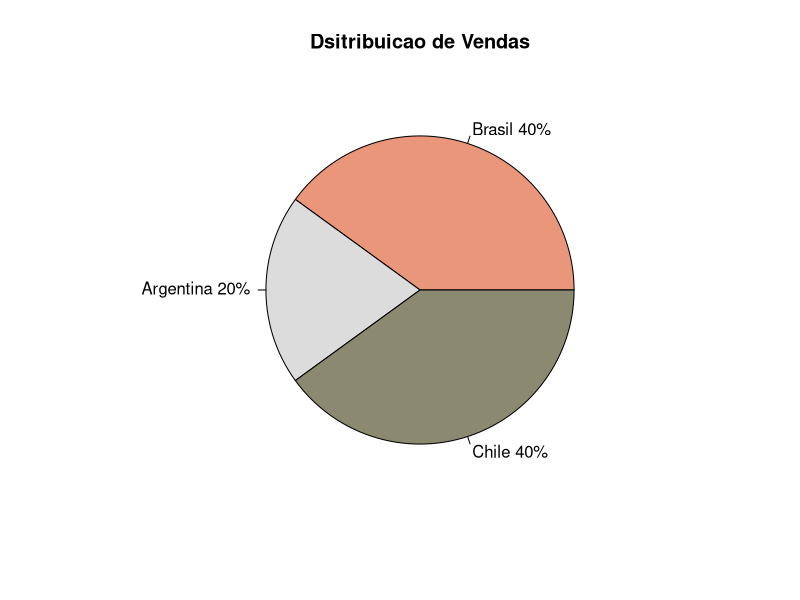
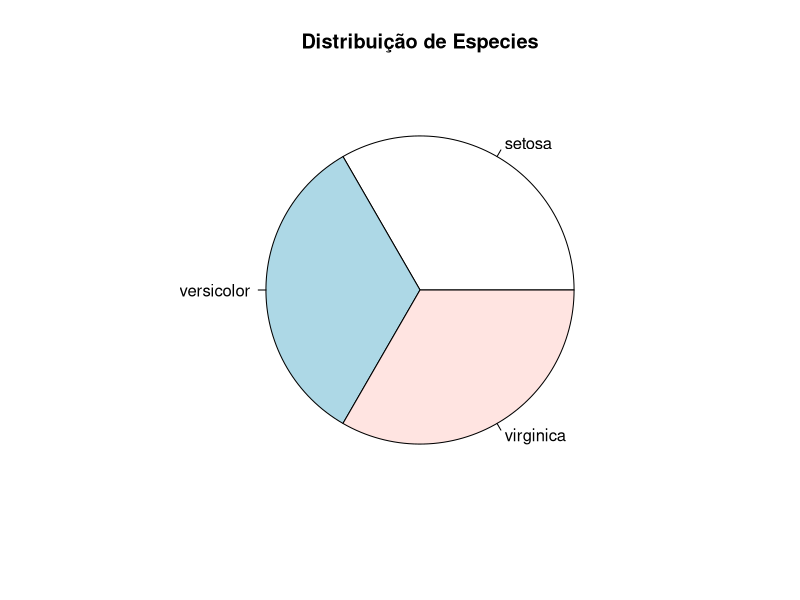
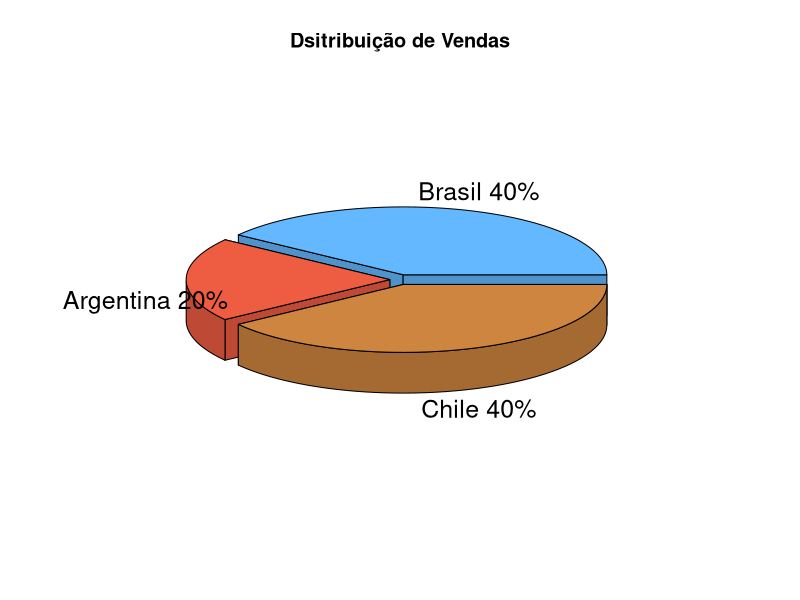

The R script that drew these images, in order:
# Graficos de Pizza

?pie

# Criando as fatias
fatias = c(40, 20, 40)

# Nomeando os labels
paises = c("Brasil", "Argentina", "Chile")

# Unindo paises e fatias
paises = paste(paises, fatias)

# Especificar os labéus
paises = paste(paises, "%", sep = "")

colors()

# Construindo um grafico
pie(fatias, labels = paises,
    col=c("darksalmon", "gainsboro", "lemonchiffon4"), 
    main ="Dsitribuicao de Vendas")


# Trabalhando com dataframes
?iris
attach(iris)
Values = table(Species) 
labels = paste(names(Values))
pie(Values, labels = labels, main = "Distribuição de Especies")


# 3D
install.packages("plotrix")
library(plotrix)

pie3D(fatias, labels = paises, explode = 0.05,
      col = c("steelblue1", "tomato2", "tan3"), 
      main = "Dsitribuição de Vendas")


